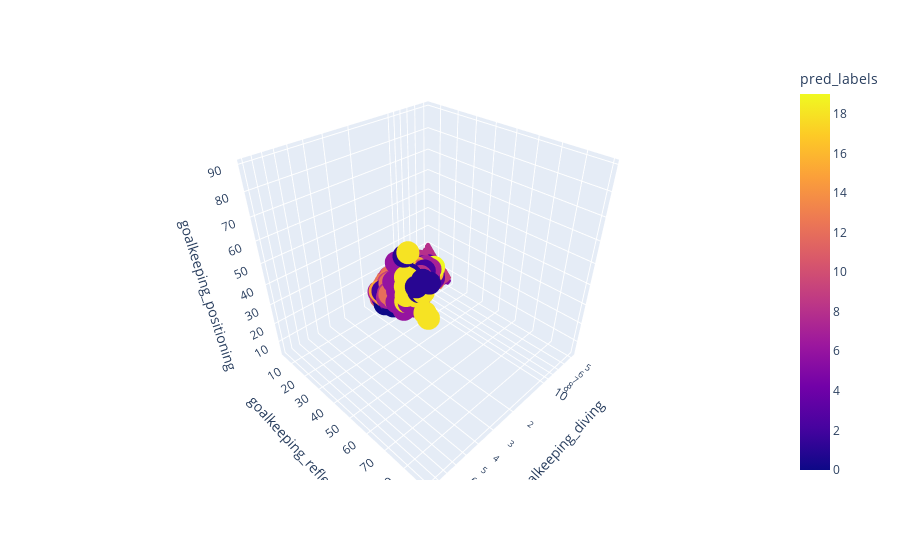

Source (notebook cell):
### Markdown cell above
### Finding Keepers

### Code cell
fig = px.scatter_3d(PCA_components, x='goalkeeping_diving', y='goalkeeping_reflexes', z='goalkeeping_positioning',
              color="pred_labels", log_x=True, hover_name="name", hover_data=["passing"])
fig.show()

### Figure 1 — Plotly figure (JSON) as saved in the notebook; plotly's stock layout.template omitted (floating-point values rounded to 4 significant figures; data arrays with more than 128 entries replaced by an {"elided": "..."} marker saying what was removed)
{"data": [{"customdata": {"elided": "391x1 int values"}, "hovertemplate": "<b>%{hovertext}</b><br><br>goalkeeping_diving=%{x}<br>goalkeeping_reflexes=%{y}<br>goalkeeping_positioning=%{z}<br>passing=%{customdata[0]}<br>pred_labels=%{marker.color}<extra></extra>", "hovertext": {"elided": "391 str values"}, "legendgroup": "", "marker": {"color": {"elided": "391 int values"}, "coloraxis": "coloraxis", "symbol": "circle"}, "mode": "markers", "name": "", "scene": "scene", "showlegend": false, "type": "scatter3d", "x": {"elided": "391 int values"}, "y": {"elided": "391 int values"}, "z": {"elided": "391 int values"}}], "layout": {"coloraxis": {"colorbar": {"title": {"text": "pred_labels"}}, "colorscale": [[0, "#0d0887"], [0.1111, "#46039f"], [0.2222, "#7201a8"], [0.3333, "#9c179e"], [0.4444, "#bd3786"], [0.5556, "#d8576b"], [0.6667, "#ed7953"], [0.7778, "#fb9f3a"], [0.8889, "#fdca26"], [1, "#f0f921"]]}, "legend": {"tracegroupgap": 0}, "margin": {"t": 60}, "scene": {"domain": {"x": [0, 1], "y": [0, 1]}, "xaxis": {"title": {"text": "goalkeeping_diving"}, "type": "log"}, "yaxis": {"title": {"text": "goalkeeping_reflexes"}}, "zaxis": {"title": {"text": "goalkeeping_positioning"}}}}}
